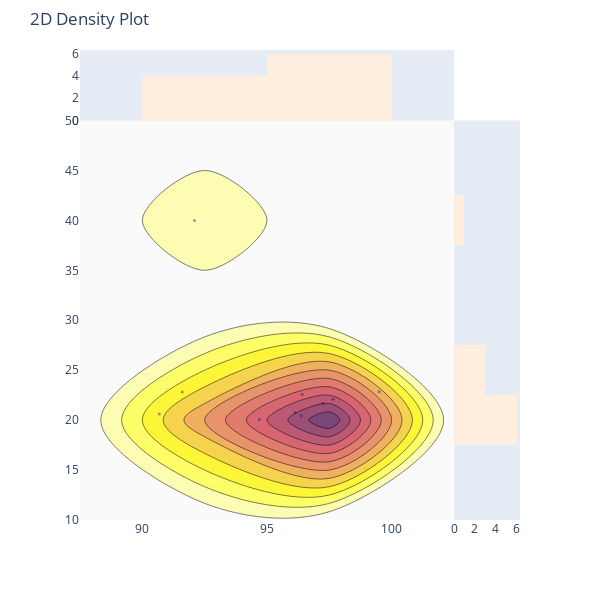

Here is the notebook cell this chart was saved with:
### Code cell
import plotly.figure_factory as ff

x = df_new_data['light']
y = df_new_data['temperature']
#z = df_bar_pubg['squad_Heals']

colorscale = ['#7A4579', '#D56073', 'rgb(236,158,105)', (1, 1, 0.2), (0.98,0.98,0.98)]

fig = ff.create_2d_density(
    x, y, colorscale=colorscale,
    hist_color='rgb(255, 237, 222)', point_size=3
)


iplot(fig, filename='histogram_subplots')

### Figure 1 — Plotly figure (JSON) as saved in the notebook; plotly's stock layout.template omitted (floating-point values rounded to 4 significant figures)
{"data": [{"marker": {"color": "rgb(0, 0, 128)", "opacity": 0.4, "size": 3}, "mode": "markers", "name": "points", "type": "scatter", "x": [99.5, 92.09, 90.68, 97.23, 96.12, 94.69, 97.65, 91.6, 96.38, 96.41], "y": [22.84, 40, 20.61, 21.7, 20.76, 20.06, 22.1, 22.81, 20.45, 22.6]}, {"colorscale": [[0, "rgb(122, 69, 121)"], [0.25, "rgb(213, 96, 115)"], [0.5, "rgb(236, 158, 105)"], [0.75, "rgb(255, 255, 51)"], [1, "rgb(250, 250, 250)"]], "name": "density", "ncontours": 20, "reversescale": true, "showscale": false, "type": "histogram2dcontour", "x": [99.5, 92.09, 90.68, 97.23, 96.12, 94.69, 97.65, 91.6, 96.38, 96.41], "y": [22.84, 40, 20.61, 21.7, 20.76, 20.06, 22.1, 22.81, 20.45, 22.6]}, {"marker": {"color": "rgb(255, 237, 222)"}, "name": "x density", "type": "histogram", "x": [99.5, 92.09, 90.68, 97.23, 96.12, 94.69, 97.65, 91.6, 96.38, 96.41], "yaxis": "y2"}, {"marker": {"color": "rgb(255, 237, 222)"}, "name": "y density", "type": "histogram", "xaxis": "x2", "y": [22.84, 40, 20.61, 21.7, 20.76, 20.06, 22.1, 22.81, 20.45, 22.6]}], "layout": {"autosize": false, "bargap": 0, "height": 600, "hovermode": "closest", "margin": {"t": 50}, "showlegend": false, "title": {"text": "2D Density Plot"}, "width": 600, "xaxis": {"domain": [0, 0.85], "showgrid": false, "zeroline": false}, "xaxis2": {"domain": [0.85, 1], "showgrid": false, "zeroline": false}, "yaxis": {"domain": [0, 0.85], "showgrid": false, "zeroline": false}, "yaxis2": {"domain": [0.85, 1], "showgrid": false, "zeroline": false}}}
